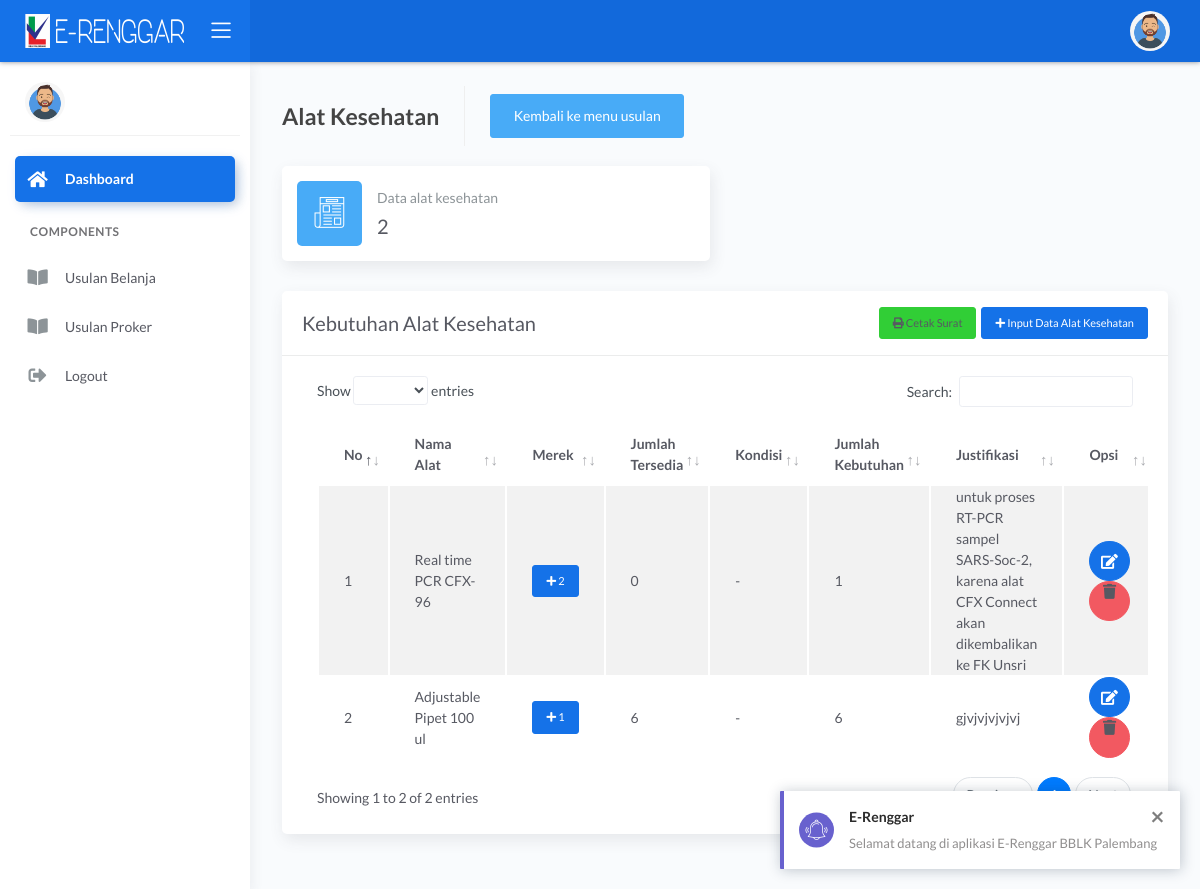
Page /kasi/alkes.php?id_usulan=1 on the committed database.
### tables this page shows
CREATE TABLE `usulan_barang` (
  `id_usulan_barang` int(11) NOT NULL,
  `id_usulan` int(11) NOT NULL,
  `id_barang` int(11) NOT NULL,
  `jumlah_tersedia` int(11) NOT NULL,
  `kondisi` varchar(255) NOT NULL,
  `jumlah_kebutuhan` int(11) NOT NULL,
  `justifikasi` text NOT NULL,
  `kategori` varchar(255) NOT NULL,
  `persetujuan` varchar(255) NOT NULL,
  `created_at` timestamp NOT NULL DEFAULT current_timestamp()
);

CREATE TABLE `barang` (
  `id_barang` int(11) NOT NULL,
  `kode_katalog` varchar(25) NOT NULL,
  `nama_barang` varchar(255) NOT NULL,
  `nama_umum` varchar(255) NOT NULL,
  `satuan` varchar(255) NOT NULL,
  `kemasan` varchar(50) NOT NULL,
  `kategori` enum('Alat Kesehatan','Pengolah Data','Peralatan Kantor','ART','Reagen') NOT NULL
);

### kasi/alkes.php (the view, shortened to what this page needs)
<?php include 'header.php';
$usulan_barang=mysqli_query($koneksi,"SELECT * FROM usulan_barang inner join barang on usulan_barang.id_barang=barang.id_barang WHERE usulan_barang.id_usulan = '".$_GET['id_usulan']."' and usulan_barang.kategori='Alkes'")or die(mysql_error());
$id_usulan_barang=mysqli_query($koneksi,"SELECT * FROM usulan_barang inner join barang on usulan_barang.id_barang=barang.id_barang WHERE usulan_barang.id_usulan = '".$_GET['id_usulan']."' and usulan_barang.kategori='Alkes'")or die(mysql_error());
$id_usulan = $_GET["id_usulan"];
$surat=mysqli_query($koneksi,"SELECT * FROM usulan WHERE id_usulan = $id_usulan")or die(mysql_error());
$data = [];
while($d=mysqli_fetch_array($surat)){ $data[] = $d; }
?>
<div class="main-panel">
	<div class="content">
		<div class="page-inner">
			<div class="page-header">
				<h4 class="page-title">Alat Kesehatan</h4>
				<ul class="breadcrumbs">
					<a href="detail-usulan.php?id_usulan=<?=$_GET['id_usulan'];?>" class="btn btn-info">Kembali ke menu usulan</a>
				</ul>
			</div>
			<div class="row">
				<div class="col-sm-6 col-md-6">
					<div class="card card-stats card-round">
						<div class="card-body">
							<div class="row align-items-center">
								<div class="col-icon">
									<div class="icon-big text-center icon-info bubble-shadow-small">
										<i class="flaticon-interface-6"></i>
									</div>
								</div>
								<div class="col col-stats ml-3 ml-sm-0">
									<div class="numbers">
										<p class="card-category">Data alat kesehatan</p>
										<h4 class="card-title"><?= mysqli_num_rows($usulan_barang); ?></h4>
									</div>
								</div>
							</div>
						</div>
					</div>
				</div>
			</div>
			<div class="row">
				<div class="col-12">
					<div class="card">
						<div class="card-header">
							<h4 class="card-title"> Kebutuhan Alat Kesehatan
								<?php if ($data[0]['status']=="Pengajuan") { ?>
										<button type="button" class="btn btn-sm btn-primary" data-toggle="modal" data-target="#exampleModal" style="float: right;">
									<span class="fas fa-plus"></span> Input Data Alat Kesehatan</button>
							<?php	}  ?>
									<?php $xx=mysqli_fetch_array($id_usulan_barang); ?>
									<a type="button" target="_blank" href="../surat/cetak_usulan_barang.php?id_usulan=<?= $id_usulan; ?>&id_usulan_barang=<?= $xx['id_usulan_barang']; ?>" class="btn btn-sm btn-success" style="float: right;margin-right: 5px;">
										<span class="fas fa-print"></span> Cetak Surat</a>
									</h4>
								</div>
								<div class="card-body">
									<div class="table-responsive">
										<table id="multi-filter-select" class="display table table-striped table-hover" >
											<thead>
												<tr>
													<th>No</th>
													<th>Nama Alat</th>
													<th>Merek</th>
													<th>Jumlah Tersedia</th>
													<th>Kondisi</th>
													<th>Jumlah Kebutuhan</th>
													<th>Justifikasi</th>
													<th width="90px">Opsi</th>
												</tr>
											</thead>
											<tbody>
												<?php
												$no=1;
												while($d=mysqli_fetch_array($usulan_barang)){
													?>
													<tr>
														<td><?=$no++;?></td>
														<td><?= $d["nama_barang"] ?></td>
														<td><?php $merek = mysqli_query($koneksi,"SELECT * FROM merek_barang where id_usulan_barang='$d[id_usulan_barang]'");
														 ?>
										<a href="tambah_merek.php?id_usulan_barang=<?=$d['id_usulan_barang']?>&id_usulan=<?=$id_usulan?>" class="btn btn-sm btn-primary"><span class="fas fa-plus"></span> <?= mysqli_num_rows($merek); ?></a>
														 </td>
														<td><?= $d["jumlah_tersedia"] ?></td>
														<td><?= $d["kondisi"] ?></td>
														<td><?= $d["jumlah_kebutuhan"] ?></td>
														<td><?= $d["justifikasi"] ?></td>
														<td>
															<?php if ($data[0]['status']=="Pengajuan") { ?>
															<button type="button" class="btn btn-icon btn-round btn-primary" data-toggle="modal" data-target="#exampleEdit_<?php echo $d['id_usulan_barang']; ?>">
															<i class="fa fa-edit"></i>
														</button>
														<a onclick="if(confirm('Apakah anda yakin ingin menghapus data ini ??')){ location.href='?hapus&id_usulan_barang=<?php echo $d['id_usulan_barang']; ?>&id_usulan=<?php echo $d['id_usulan']; ?>' }" class="btn btn-icon btn-round btn-danger"> <i class="fa fa-trash"></i></a>
															<?php	} elseif($data[0]['status']=="Revisi") { ?>
															<button type="button" class="btn btn-icon btn-round btn-primary" data-toggle="modal" data-target="#exampleEdit_<?php echo $d['id_usulan_barang']; ?>">
															<i class="fa fa-edit"></i>
														</button>
													<?php } else { ?>
															<a href="Controller/KasiController.php?aksi=setujui_alkes_kasi&id_usulan_barang=<?=$d['id_usulan_barang']?>" class="btn btn-sm btn-primary">Setujui</a> <a href="Controller/KasiController.php?aksi=tolak&id_usulan_barang=<?=$d['id_usulan_barang']?>" class="btn btn-sm btn-danger">Tolak</a>
													<?php } ?>
													</td>
													</tr>
												<?php } ?>
											</tbody>
										</table>
									</div>
								</div>
							</div>
						</div>
					</div>
					<div class="row">
						<div class="col-12">
						</div>
					</div>
				</div>
			</div>
		</div>
		<?php include 'footer.php';?>

### rows in the picture
usulan_barang: id_barang.nama_barang "Real time PCR CFX-96", mysqli_num_rows($merek) "2", jumlah_tersedia "0", kondisi "-", jumlah_kebutuhan "1", justifikasi "untuk proses RT-PCR sampel SARS-Soc-2, karena alat CFX Connect akan dikembalikan ke FK Unsri"
usulan_barang: id_barang.nama_barang "Adjustable Pipet 100 ul", mysqli_num_rows($merek) "1", jumlah_tersedia "6", kondisi "-", jumlah_kebutuhan "6", justifikasi "gjvjvjvjvjvj"

### other values in the picture
mysqli_num_rows($usulan_barang) "2"
